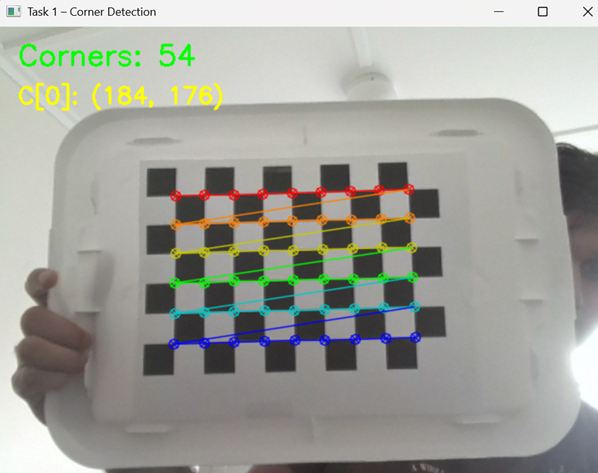
//> input picture images/task1_corners.png, 598 x 473 px, given in place of the camera
$ ./Task_7_features   (built with g++ and OpenCV 4)
//> lines starting //> are read from the running program, lines starting //| are printed output that depends on the picture; after the words box and inside, x2 and y2 are one past the last pixel; in counts of white or black regions, pixels touching at a corner belong together
/*
 * Name: Ahilesh Vadivel
 * Date: March 27th 2026
 *
 * Project 4 - Task 7: Detect Robust Features (Harris Corners)
 *
 * Detects Harris corners in a live video stream.
 * Press '+' and '-' to adjust the detection threshold in real time.
 * Press 'q' to quit.
 *
 */

#include <opencv2/opencv.hpp>
#include <iostream>

int main() {
    cv::VideoCapture cap(0);
    if (!cap.isOpened()) { std::cerr << "Cannot open camera\n"; return -1; }

    cv::Mat frame, gray, gray_f, harris_response, harris_norm;

    //Harris corner detection parameters
    int block_size = 2;    // neighborhood size for corner detection
    int aperture = 3;    // aperture size for Sobel derivative
    double k = 0.04; // Harris detector free parameter
    double threshold = 150; // response threshold for marking corners

    std::cout << "Controls:\n"
        << "  '+' - increase threshold (fewer corners)\n"
        << "  '-' - decrease threshold (more corners)\n"
        << "  'q' - quit\n\n";

    while (true) {
        cap >> frame;
//> frame is the input picture: 473 rows x 598 cols, CV_8UC3; mean B, G, R 154.4, 161.6, 160.7
        if (frame.empty()) break;

        //Convert to grayscale and then to float for Harris
        cv::cvtColor(frame, gray, cv::COLOR_BGR2GRAY);
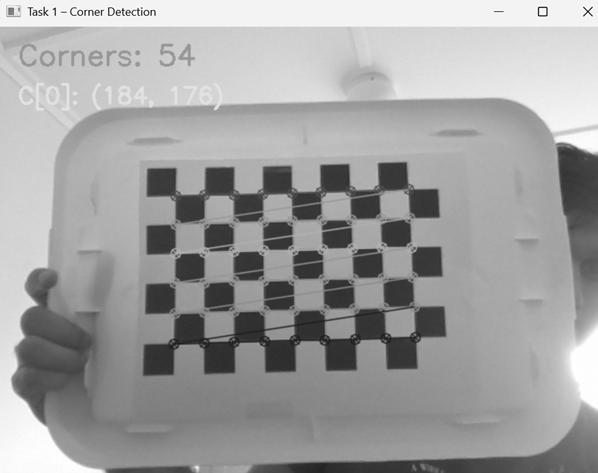
//> gray: 473 rows x 598 cols, CV_8UC1; min 7, max 255, mean 160.5
        gray.convertTo(gray_f, CV_32F);

        //Compute Harris corner response for every pixel
        //harris_response is a float map where high values = strong corners
        cv::cornerHarris(gray_f, harris_response, block_size, aperture, k);
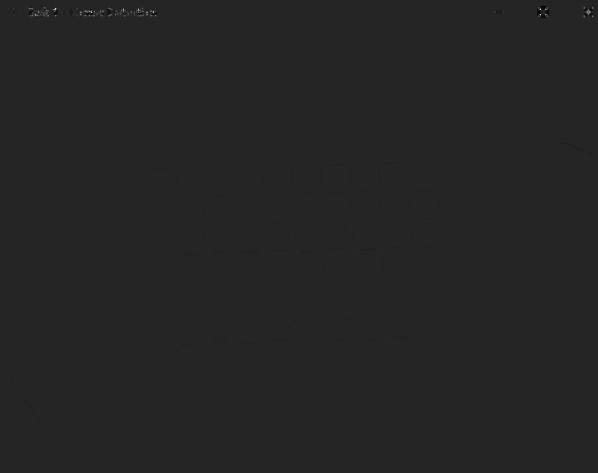
//> harris_response: 473 rows x 598 cols, CV_32FC1; min -24380896, max 141045248, mean 4068.9; drawn with min black and max white

        //Normalize response to 0-255 range for thresholding and display
        cv::normalize(harris_response, harris_norm, 0, 255,
            cv::NORM_MINMAX, CV_32F);

        //Count and draw detected corners above threshold
        int corner_count = 0;
        for (int r = 0; r < harris_norm.rows; ++r) {
            for (int c = 0; c < harris_norm.cols; ++c) {
                if (harris_norm.at<float>(r, c) > threshold) {
                    //Draw a small circle at each detected corner
                    cv::circle(frame, cv::Point(c, r), 5,
                        cv::Scalar(0, 0, 255), 1);
                    corner_count++;
                }
            }
        }
//> this loop made 473 passes
//> corner_count on passes 1 to 3: 0, 0, 0
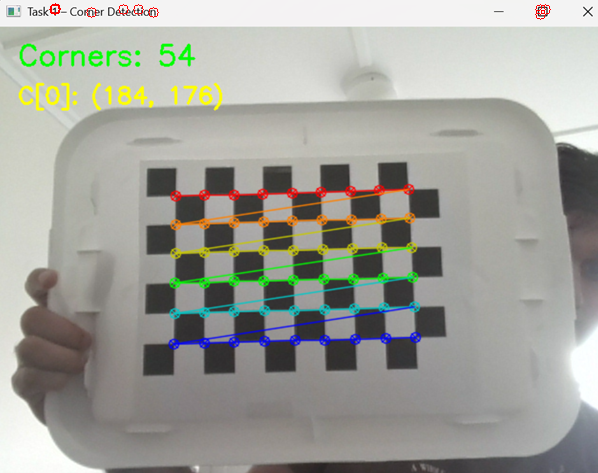
//> frame: 473 rows x 598 cols, CV_8UC3; 0.09% of pixels changed, all inside (x1, y1, x2, y2) = (49, 3, 551, 20)
//> after the loop, corner_count = 10

        //Display current threshold and corner count on frame
        cv::putText(frame,
            "Threshold: " + std::to_string((int)threshold),
            { 20, 40 }, cv::FONT_HERSHEY_SIMPLEX, 0.8,
            cv::Scalar(0, 255, 0), 2);
        cv::putText(frame,
            "Corners: " + std::to_string(corner_count),
            { 20, 80 }, cv::FONT_HERSHEY_SIMPLEX, 0.8,
            cv::Scalar(0, 255, 0), 2);
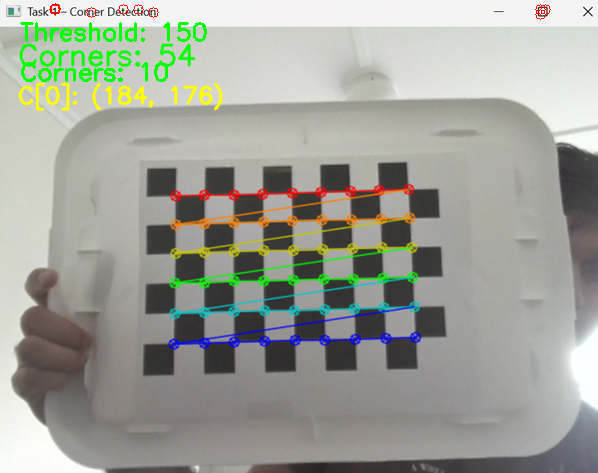
//> frame: 473 rows x 598 cols, CV_8UC3; mean B, G, R 152.8, 161.8, 159.3

        cv::imshow("Task 7 - Harris Corner Detection", frame);

        char key = static_cast<char>(cv::waitKey(30));
//> the 'q' key is pressed
        if (key == 'q') break;

        //Adjust threshold interactively
        if (key == '+' || key == '=') {
            threshold = std::min(threshold + 10.0, 255.0);
            std::cout << "Threshold: " << threshold << "\n";
        }
        if (key == '-') {
            threshold = std::max(threshold - 10.0, 1.0);
            std::cout << "Threshold: " << threshold << "\n";
        }
    }

    cap.release();
    cv::destroyAllWindows();
    return 0;
}

$ run again, on images/task2_calibration.png
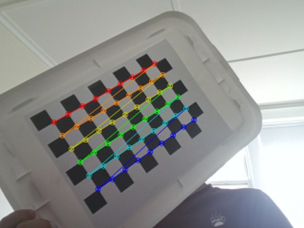
//> input picture images/task2_calibration.png, 304 x 228 px, given in place of the camera
//> frame is the input picture: 228 rows x 304 cols, CV_8UC3; mean B, G, R 143.8, 146.2, 144.9
//> the loop `for (int r = 0; r < harris_norm.rows; ++r)` made 228 passes
//> corner_count on passes 1 to 3: 0, 0, 0
//> after the loop `for (int r = 0; r < harris_norm.rows; ++r)`:
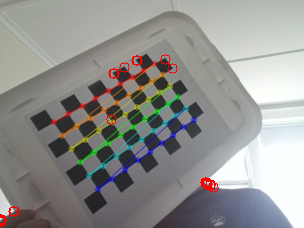
//> frame: 228 rows x 304 cols, CV_8UC3; 0.65% of pixels changed, all inside (x1, y1, x2, y2) = (0, 54, 219, 227)
//> after the loop `for (int r = 0; r < harris_norm.rows; ++r)`: corner_count = 24
//> `cv::putText(frame, "Corners: " + std::to_string(corner_count), { 20, 8..`:
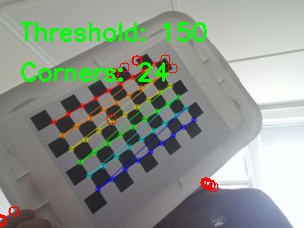
//> frame: 228 rows x 304 cols, CV_8UC3; mean B, G, R 138.7, 148.9, 141

$ run again, on images/task5_axes.png
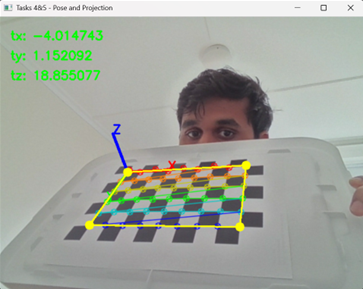
//> input picture images/task5_axes.png, 363 x 289 px, given in place of the camera
//> frame is the input picture: 289 rows x 363 cols, CV_8UC3; mean B, G, R 157.1, 166.4, 161.9
//> the loop `for (int r = 0; r < harris_norm.rows; ++r)` made 289 passes
//> corner_count on passes 1 to 3: 0, 0, 0
//> after the loop `for (int r = 0; r < harris_norm.rows; ++r)`:
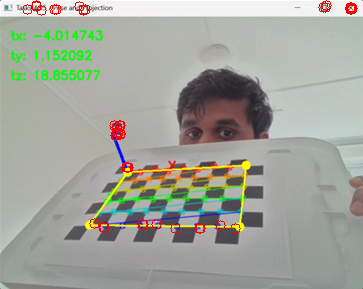
//> frame: 289 rows x 363 cols, CV_8UC3; 0.92% of pixels changed, all inside (x1, y1, x2, y2) = (22, 0, 358, 234)
//> after the loop `for (int r = 0; r < harris_norm.rows; ++r)`: corner_count = 45
//> `cv::putText(frame, "Corners: " + std::to_string(corner_count), { 20, 8..`:
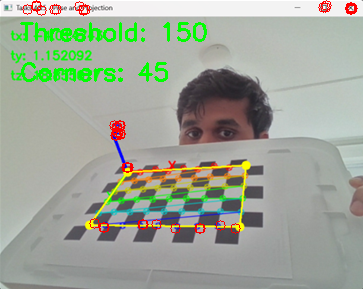
//> frame: 289 rows x 363 cols, CV_8UC3; mean B, G, R 152.3, 166.2, 159.4
